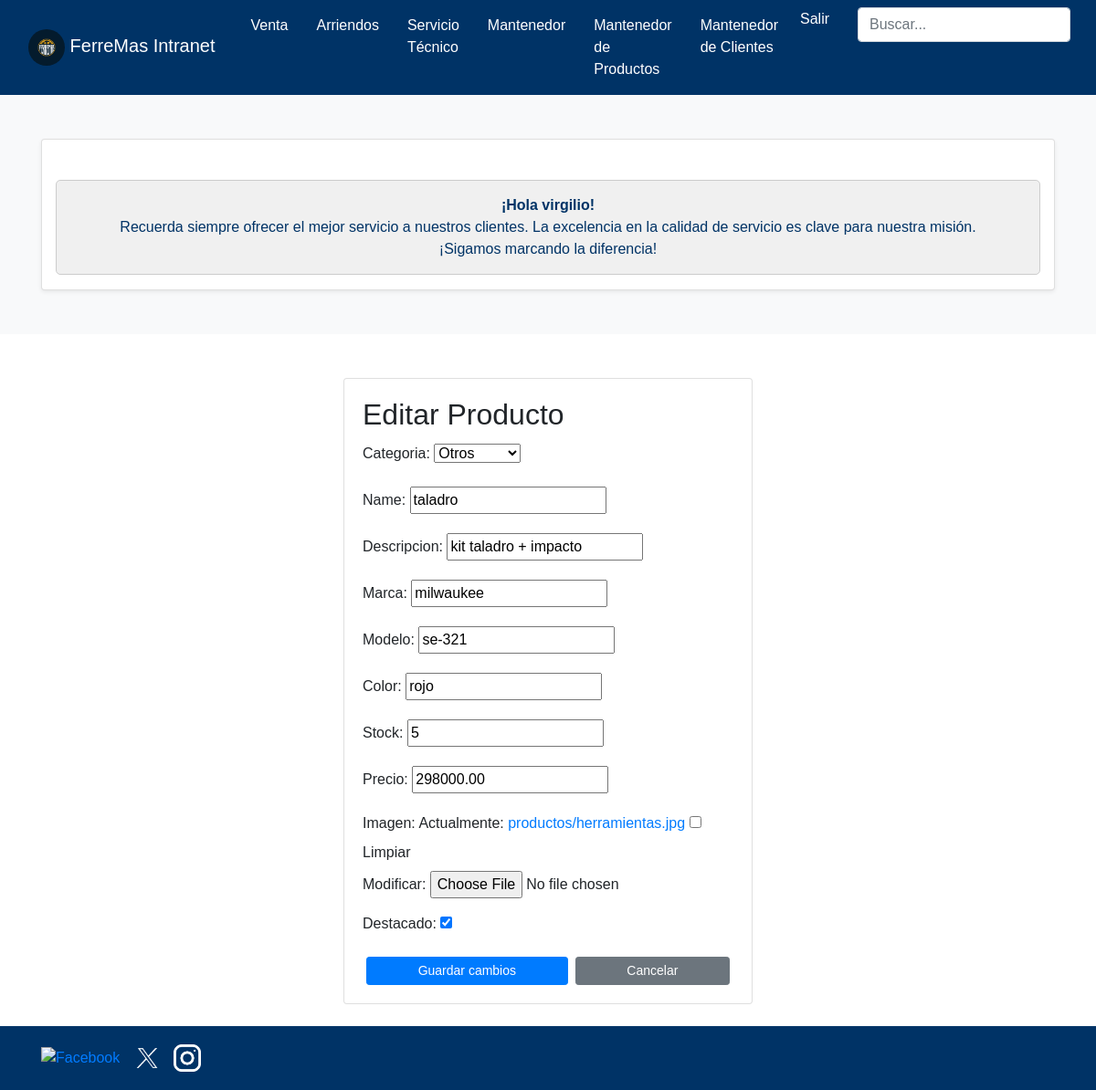
/productos/actualiza/2/ (signed in), run on the app's committed database.
### core/models.py (models this page shows, shortened)
class Producto(models.Model):
    categoria = models.CharField(
        max_length=100,
        choices=[
            ('seguridad', 'Seguridad'),
            ('casco', 'Casco'),
            ('guantes', 'Guantes'),
            ('ropa', 'Ropa'),
            ('goggles', 'Goggles'),
            ('otros', 'Otros'),
        ]
    )
    name = models.CharField(max_length=100)
    descripcion = models.CharField(max_length=100)
    marca = models.CharField(max_length=100)
    modelo = models.CharField(max_length=100)
    color = models.CharField(max_length=100)
    stock = models.IntegerField()
    precio = models.DecimalField(max_digits=10, decimal_places=2, default=0)
    destacado = models.BooleanField(default=False)
    imagen = models.ImageField(upload_to='productos/', null=True, blank=True)

### core/views.py (the view)
# urls.py: path('productos/actualiza/<int:pk>/', actualizar_producto, name='productos_actualiza'),
@staff_required
def actualizar_producto(request, pk):
    producto = get_object_or_404(Producto, pk=pk)
    if request.method == 'POST':
        form = ProductoForm(request.POST, request.FILES, instance=producto)
        if form.is_valid():
            form.save()
            return redirect('inicio_intra')
    else:
        form = ProductoForm(instance=producto)
    return render(request, 'core/productos_actualiza.html', {'form': form})

### core/forms.py
class ProductoForm(forms.ModelForm):
    class Meta:
        model = Producto
        fields = ['categoria', 'name', 'descripcion', 'marca', 'modelo', 'color', 'stock', 'precio', 'imagen','destacado']

### core/context_processors.py (called while the page is built)
def carrito_contador(request):
    return {'cantidad_productos': contar_items(request)}

### core/views.py (called while the page is built)
def contar_items(request):
    if request.user.is_authenticated:
        cantidad_productos = CarritoItem.objects.filter(usuario=request.user).aggregate(Sum('cantidad'))['cantidad__sum'] or 0
    else:
        cantidad_productos = 0
    return cantidad_productos

### core/templates/core/productos_actualiza.html (shortened to what this page needs)
{% extends "core/base_intranet.html" %}
        {% block content %}
        <div class="d-flex justify-content-center mt-5">
            <div class="card" style="width: 28rem;">
                <div class="card-body">
                    <h2 class="card-title">Editar Producto</h2>
                    <form method="post" enctype="multipart/form-data">
                        {{ form.as_p }}
                        <div class="d-flex justify-content-between mt-3">
                            <button type="submit" class="btn btn-primary btn-sm flex-fill mx-1">Guardar cambios</button>
                            <a href="{% url 'inicio_intra' %}" class="btn btn-secondary btn-sm flex-fill mx-1">Cancelar</a>
                        </div>
                    </form>
                </div>
            </div>
        </div>
        {% endblock %}

### core/templates/core/base_intranet.html (shortened to what this page needs)
{% load static %}
<!DOCTYPE html>
<html lang="es">
<head>
    <link href="https://stackpath.bootstrapcdn.com/bootstrap/4.5.2/css/bootstrap.min.css" rel="stylesheet">
</head>
<body>
    <header>
        <nav class="navbar navbar-expand-lg navbar-dark">
            <div class="container-fluid navbar-center">
                <a class="navbar-brand" href="{% url 'inicio_intra' %}">
                    <img src="{% static 'img/logoferremas.jpg' %}" alt="Logo" class="brand-image img-circle elevation-3" style="width: 40px; height: 40px; object-fit: cover; border-radius: 50%;">
                    <span class="logo-text">FerreMas Intranet</span>
                </a>
                <div class="collapse navbar-collapse" id="navbarNav">
                    <ul class="navbar-nav ml-auto">
                        <li class="nav-item">
                            <a class="nav-link" href="{% url 'ventas_listar' %}">Venta</a>
                        </li>
                        <li class="nav-item">
                            <a class="nav-link" href="{% url 'mantenedor_arriendos' %}">Arriendos</a>
                        </li>
                        <li class="nav-item">
                            <a class="nav-link" href="{% url 'listar_servicios' %}">Servicio Técnico</a>
                        </li>
                        <li class="nav-item">
                            <a class="nav-link" href="{% url 'mantenedor_bicicletas' %}">Mantenedor</a>
                        </li>
                        <li class="nav-item">
                            <a class="nav-link" href="{% url 'mantenedor_productos' %}">Mantenedor de Productos</a>
                        </li>
                        <li class="nav-item">
                            <a class="nav-link" href="{% url 'mantenedor_clientes' %}">Mantenedor de Clientes</a>
                        </li>
                        <li class="nav-item d-flex justify-content-center">
                            <form id="logout-form" method="POST" action="{% url 'logout' %}" style="display: inline;">
                                <a href="#" class="nav-link btn btn-link" style="padding: 0; color: white; text-decoration: none;" onclick="document.getElementById('logout-form').submit();">
                                    Salir
                                </a>
                            </form>
                        </li>
                        <li class="nav-item">
                            <form class="form-inline my-2 my-lg-0">
                                <input class="form-control mr-sm-2" type="search" placeholder="Buscar..." aria-label="Buscar">
                            </form>
                        </li>
                    </ul>
                </div>
            </div>
        </nav>
    </header>
    {% if user.is_authenticated %}
    <div class="container-fluid bg-light py-5">
        <div class="container text-center">
            <div class="row justify-content-center">
                <div class="col-lg-12">
                    <div class="card shadow-sm">
                        <main class="container mt-4">
                            <div class="alert alert-info" role="alert">
                                <strong>¡Hola {{user.username}}!</strong> </br>Recuerda siempre ofrecer el mejor servicio a nuestros clientes. La excelencia en la calidad de servicio es clave para nuestra misión. </br>¡Sigamos marcando la diferencia!
                            </div>
                        </main>
                    </div>
                </div>
            </div>
        </div>
    </div>
    {% endif %}
    {% block content %}
    {% endblock %}
    <footer class="footer-content mt-4">
        <div class="container">
            <div class="row">
                <div class="col-md-6">
                    <div class="social-media">
                        <a href="#"><img src="{% static 'img/facebook.png' %}" alt="Facebook"></a>
                        <a href="#"><img src="{% static 'img/x.webp' %}" alt="Twitter"></a>
                        <a href="#"><img src="{% static 'img/instagram.png' %}" alt="Instagram"></a>
                    </div>
                </div>
            </div>
        </div>
    </footer>
</body>
</html>

### core/templates/core/base_intranet.html (style rules this page uses)
body { font-family: Arial, sans-serif; }
.navbar { background-color: #003366; }
.navbar-brand img { height: 50px; width: auto; }
.nav-link { color: white !important; transition: color 0.3s; }
.form-inline .form-control { border-radius: 0.25rem; }
.footer-content { background-color: #003366; color: white; padding: 20px; }
.social-media img { width: 30px; margin-right: 10px; }
.navbar-center { display: flex; justify-content: center; width: 100%; }
.navbar-center .navbar-nav { margin: auto; }
.alert { background-color: #f0f0f0; border-color: #ccc; color: #003366; text-align: center; padding: 15px; border-radius: 5px; margin-top: 20px; }
.alert strong { color: #003366; }
.navbar-nav { flex-direction: row; }
.navbar-nav .nav-item { margin-left: 15px; }
.navbar-nav .form-inline { margin-left: 15px; }

### data on the page
Producto: categoria "Otros", name "taladro", descripcion "kit taladro + impacto", marca "milwaukee", modelo "se-321", color "rojo", stock "5", precio "298000.00", destacado "☑"

### other printed values
{{ user.username }} "virgilio"
